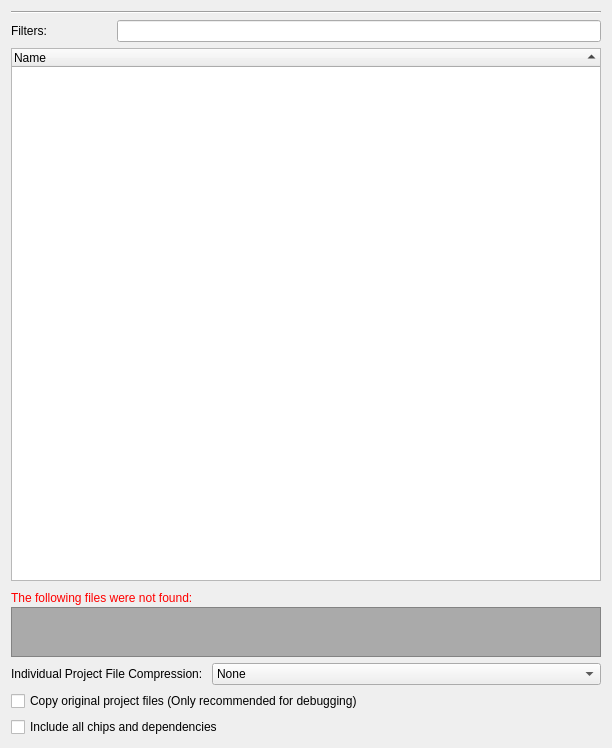
<?xml version="1.0" encoding="UTF-8"?>
<ui version="4.0">
 <class>PublishWizardP4</class>
 <widget class="QWizardPage" name="PublishWizardP4">
  <property name="geometry">
   <rect>
    <x>0</x>
    <y>0</y>
    <width>612</width>
    <height>748</height>
   </rect>
  </property>
  <property name="windowTitle">
   <string>Form</string>
  </property>
  <layout class="QVBoxLayout" name="verticalLayout">
   <property name="sizeConstraint">
    <enum>QLayout::SetNoConstraint</enum>
   </property>
   <item>
    <widget class="Line" name="line">
     <property name="orientation">
      <enum>Qt::Horizontal</enum>
     </property>
    </widget>
   </item>
   <item>
    <layout class="QHBoxLayout" name="horizontalLayout_4">
     <item>
      <widget class="QLabel" name="label_3">
       <property name="minimumSize">
        <size>
         <width>100</width>
         <height>0</height>
        </size>
       </property>
       <property name="text">
        <string>Filters:</string>
       </property>
      </widget>
     </item>
     <item>
      <widget class="QLineEdit" name="lineEdit_filters"/>
     </item>
    </layout>
   </item>
   <item>
    <widget class="m3d::FileTreeWidget" name="fileTreeWidget">
     <property name="minimumSize">
      <size>
       <width>0</width>
       <height>0</height>
      </size>
     </property>
     <property name="sortingEnabled">
      <bool>true</bool>
     </property>
     <column>
      <property name="text">
       <string>Name</string>
      </property>
     </column>
    </widget>
   </item>
   <item>
    <widget class="QFrame" name="frame_notFound">
     <property name="sizePolicy">
      <sizepolicy hsizetype="Expanding" vsizetype="Minimum">
       <horstretch>0</horstretch>
       <verstretch>0</verstretch>
      </sizepolicy>
     </property>
     <property name="frameShape">
      <enum>QFrame::NoFrame</enum>
     </property>
     <property name="frameShadow">
      <enum>QFrame::Raised</enum>
     </property>
     <layout class="QVBoxLayout" name="verticalLayout_2">
      <property name="spacing">
       <number>2</number>
      </property>
      <property name="sizeConstraint">
       <enum>QLayout::SetNoConstraint</enum>
      </property>
      <property name="leftMargin">
       <number>0</number>
      </property>
      <property name="topMargin">
       <number>4</number>
      </property>
      <property name="rightMargin">
       <number>0</number>
      </property>
      <property name="bottomMargin">
       <number>0</number>
      </property>
      <item>
       <widget class="QLabel" name="label_2">
        <property name="sizePolicy">
         <sizepolicy hsizetype="Preferred" vsizetype="Minimum">
          <horstretch>0</horstretch>
          <verstretch>0</verstretch>
         </sizepolicy>
        </property>
        <property name="font">
         <font>
          <weight>50</weight>
          <bold>false</bold>
         </font>
        </property>
        <property name="styleSheet">
         <string notr="true">color:rgb(255, 0, 0)</string>
        </property>
        <property name="text">
         <string>The following files were not found:</string>
        </property>
       </widget>
      </item>
      <item>
       <widget class="QTextEdit" name="textEdit_notFound">
        <property name="sizePolicy">
         <sizepolicy hsizetype="Expanding" vsizetype="Maximum">
          <horstretch>0</horstretch>
          <verstretch>0</verstretch>
         </sizepolicy>
        </property>
        <property name="maximumSize">
         <size>
          <width>16777215</width>
          <height>50</height>
         </size>
        </property>
        <property name="font">
         <font>
          <family>Consolas</family>
          <pointsize>10</pointsize>
         </font>
        </property>
        <property name="styleSheet">
         <string notr="true">background-color: rgb(170, 170, 170);</string>
        </property>
        <property name="readOnly">
         <bool>true</bool>
        </property>
        <property name="acceptRichText">
         <bool>false</bool>
        </property>
       </widget>
      </item>
     </layout>
    </widget>
   </item>
   <item>
    <layout class="QHBoxLayout" name="horizontalLayout">
     <item>
      <widget class="QLabel" name="label">
       <property name="text">
        <string>Individual Project File Compression: </string>
       </property>
      </widget>
     </item>
     <item>
      <widget class="QComboBox" name="comboBox_indivCompression">
       <property name="sizePolicy">
        <sizepolicy hsizetype="Expanding" vsizetype="Fixed">
         <horstretch>0</horstretch>
         <verstretch>0</verstretch>
        </sizepolicy>
       </property>
       <item>
        <property name="text">
         <string>None</string>
        </property>
       </item>
       <item>
        <property name="text">
         <string>Low</string>
        </property>
       </item>
       <item>
        <property name="text">
         <string>Normal</string>
        </property>
       </item>
       <item>
        <property name="text">
         <string>High</string>
        </property>
       </item>
      </widget>
     </item>
    </layout>
   </item>
   <item>
    <widget class="QCheckBox" name="checkBox_copyOriginals">
     <property name="text">
      <string>Copy original project files (Only recommended for debugging)</string>
     </property>
    </widget>
   </item>
   <item>
    <widget class="QCheckBox" name="checkBox_includeAll">
     <property name="sizePolicy">
      <sizepolicy hsizetype="Expanding" vsizetype="Fixed">
       <horstretch>0</horstretch>
       <verstretch>0</verstretch>
      </sizepolicy>
     </property>
     <property name="text">
      <string>Include all chips and dependencies</string>
     </property>
    </widget>
   </item>
  </layout>
 </widget>
 <customwidgets>
  <customwidget>
   <class>m3d::FileTreeWidget</class>
   <extends>QTreeWidget</extends>
   <header>filetreewidget.h</header>
  </customwidget>
 </customwidgets>
 <resources/>
 <connections>
  <connection>
   <sender>lineEdit_filters</sender>
   <signal>editingFinished()</signal>
   <receiver>PublishWizardP4</receiver>
   <slot>updateFilters()</slot>
   <hints>
    <hint type="sourcelabel">
     <x>233</x>
     <y>28</y>
    </hint>
    <hint type="destinationlabel">
     <x>180</x>
     <y>190</y>
    </hint>
   </hints>
  </connection>
 </connections>
 <slots>
  <slot>updateFilters()</slot>
 </slots>
</ui>
